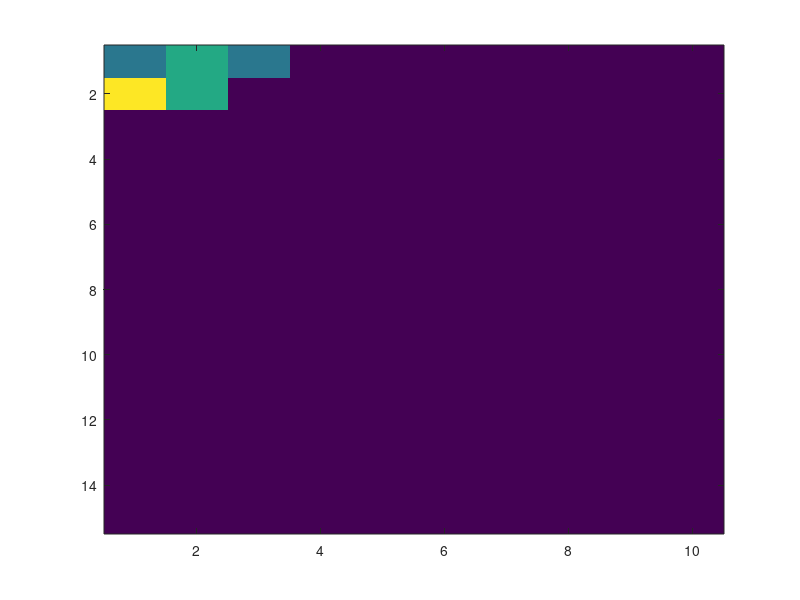

Recreate this plot in MATLAB. (Note: this script raises an error after producing the figure.)
saveDir = 'D:\CHESS_data\simulated_data_small\';
mkdir(saveDir)
%% Randomized spot example
num_ims = 20;
num_spots = 15;
% Ring sampling parameters
ring_width = 20;
num_theta= 400;
num_rad = 2*ring_width+1;
dtheta = 1;
drad = 1;
% Amplitude
min_amp = 100;
max_amp = 300;

%Azimuthal mean and variance
min_az_mean = 1;
max_az_mean = 399;
start_center_az_std = 2;
end_center_az_std = 25;
width_az_std = 1;

%Radial mean and variance
center_rad_mean = 20;
width_rad_mean = 5;
start_center_rad_std = 1;
end_center_rad_std = 4;
width_rad_std = 0.3;

% Basis function variance parameters
P.num_var_t = 15;
P.num_var_r = 10;
P.dtheta = 1;
P.drad = 1;
P.var_theta = linspace(P.dtheta/2,30,P.num_var_t);
P.var_rad   = linspace(P.drad/2,  5,P.num_var_r);

% Setup sample positions and 
positions = zeros(num_ims,1);
dist = zeros(num_ims,1);
for i = 1:num_ims
        positions(i) = i;
        dist(i) = sqrt( (i-1)^2 );
end

% Produce 5x5 array of ring images
synth_sample = cell(num_ims,1);
VDF = cell(num_ims,1);
evar_az = zeros(num_ims,1);
evar_rad = zeros(num_ims,1);

theta_means = (rand(num_spots,1)-0.5)*max_az_mean + min_az_mean;
rad_means = rand(num_spots,1)*width_rad_mean + center_rad_mean;
amplitudes = rand(num_spots,1)*max_amp + min_amp;

for i = 1:size(positions,1)
% for i = [1,50,100]
    % Generate diffraction spot parameters
    std_theta = randn(num_spots,1).*width_az_std + start_center_az_std*(1-dist(i)/num_ims) + end_center_az_std*(dist(i)/num_ims);
    std_rad = randn(num_spots,1).*width_rad_std + start_center_rad_std*(1-dist(i)/num_ims) + end_center_rad_std*(dist(i)/num_ims); 

    VDF{i} = hist3([std_theta,std_rad],'Ctrs',{P.var_theta',P.var_rad'});
    figure(1)
    imagesc(VDF{i})
    
    % Generate image
    B = zeros(num_rad,num_theta);
    for j = 1:num_spots
        B = B + amplitudes(j)*...
            gaussian_basis_wrap_2D_norm2( num_theta,dtheta,round(theta_means(j)),std_theta(j)^2,...
                                          num_rad,drad,round(rad_means(j)),std_rad(j) );
    end
    % Add noise
    B = B + randn(num_rad,num_theta)*mean(amplitudes)/100;
    
    % Plot image
    figure(2)
    uplim = max(B(:));
    imshow(B,'DisplayRange',[0 uplim],'Colormap',jet)
    
    % Save sample info to structure
    sample.image = B;
    sample.std_theta = std_theta;
    sample.std_rad = std_rad;
    sample.theta_mean = theta_means;
    sample.rad_mean = rad_means;
    sample.amplitudes = amplitudes;
    sample.vdf = VDF{i};
    
    %Compute expected variance
    total = sum(amplitudes(:));
    az_signal = amplitudes.*std_theta;
    rad_signal = amplitudes.*std_rad;
    expected_var_az = sum(az_signal(:))/total;
    expected_var_rad = sum(rad_signal(:))/total;
    evar_az(i) = expected_var_az;
    evar_rad(i) = expected_var_rad;
    
    % Add sample to 100x1 cell array 
    synth_sample{i} = sample;
    im_name = [saveDir,sprintf('polar_image_%i.mat',i)];
    polar_image = B;
    
    % Save out image files
    save(im_name,'polar_image')
    
    % Perturb spots
    theta_mean_deltas = randn(num_spots,1)*2;
    rad_mean_deltas = randn(num_spots,1)*0.25;
    amplitude_deltas = randn(num_spots,1)*8;
    
    theta_means = theta_means + theta_mean_deltas;
    rad_means = rad_means + rad_mean_deltas;
    amplitudes = amplitudes + amplitude_deltas;
    pause()
end
save([saveDir,'synth_data.mat'],'synth_sample','VDF')

%% View Expected Variance
% figure(2)
% image(evar_image,'CDataMapping','scaled')
% colorbar()
